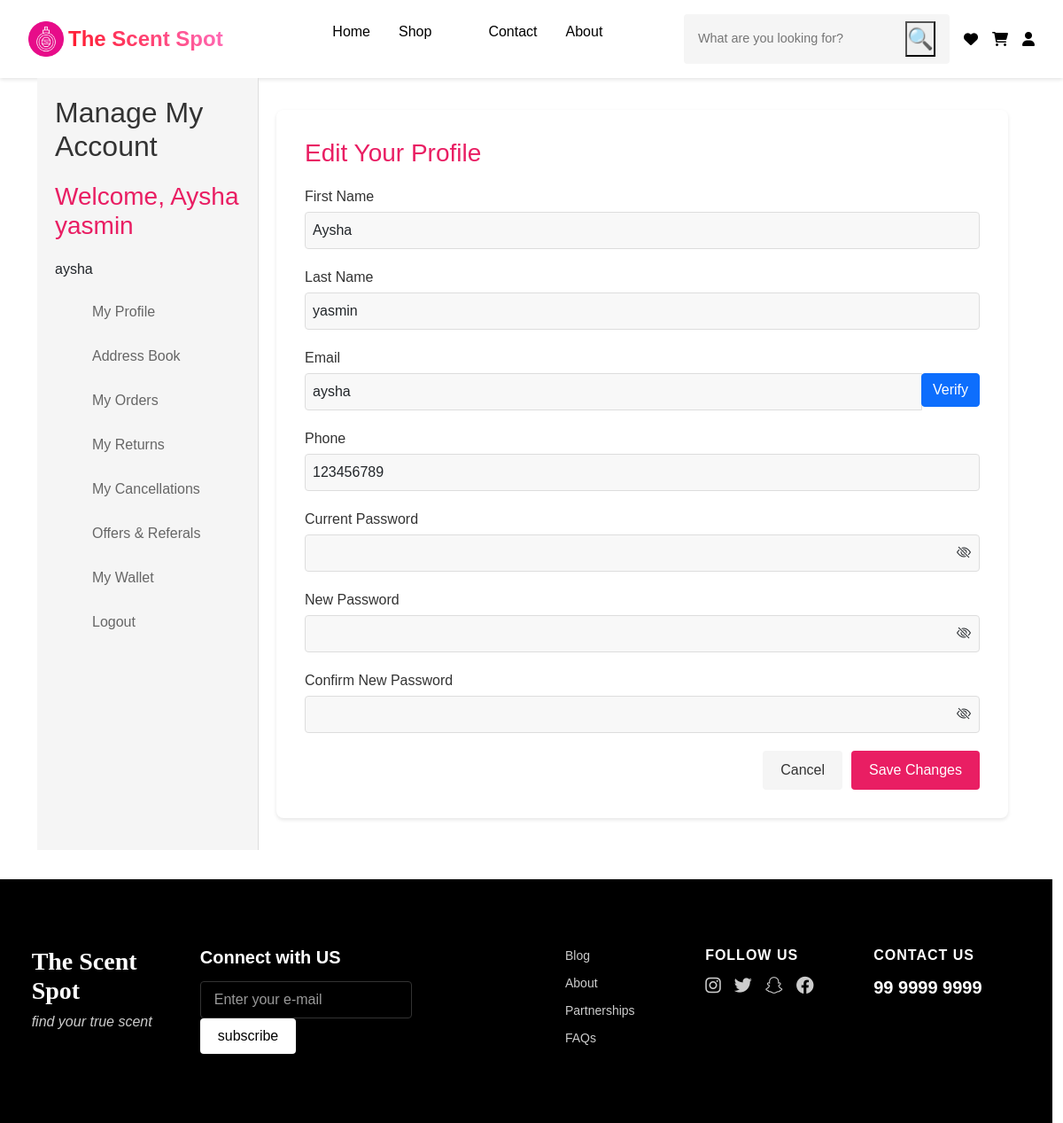
The app's page /account (signed in) with its own data.
### core/models/customer.py (models this page shows, shortened)
class Customer(models.Model):
    first_name = models.CharField(max_length=50, null=True)
    last_name = models.CharField(max_length=50, null=True)
    email = models.EmailField(null=True)
    phone = models.CharField(max_length=10, null=True)
    gender = models.CharField(max_length=10, default="", null=True)
    password = models.CharField(max_length=150, null=True)
    created_at = models.DateTimeField(auto_now_add=True, null = True)
    referral_code = models.CharField(max_length=10, unique=True, null=True, blank=True)
    referred_by = models.ForeignKey('self', on_delete=models.SET_NULL, null=True, blank=True, related_name='referrals')

### core/views/account.py (the view, shortened to what this page needs)
# urls.py: path("account",account.Account.as_view(), name="account"),
class Account(LoginRequiredMixin, View):
    template_name = 'account.html'
    login_url = '/user_login/'
    form_class = CustomerProfileForm
    def get(self, request):
        try:
            customer = Customer.objects.get(email=request.user.username)
            if not customer.first_name and request.user.first_name:
                customer.first_name = request.user.first_name
                customer.save()
            if not customer.last_name and request.user.last_name:
                customer.last_name = request.user.last_name
                customer.save()
        except Customer.DoesNotExist:
            customer = Customer.objects.create(
                email=request.user.username,
                first_name=request.user.first_name or "",
                last_name=request.user.last_name or "",
                phone=""  # Explicitly set phone to empty string
            )
        context = self.get_context_data()
        return render(request, self.template_name, context)
    def get_context_data(self, **kwargs):
        try:
            customer = Customer.objects.get(email=self.request.user.username)
            if not customer.referral_code:
                customer.generate_referral_code()
            if customer.phone == customer.first_name:
                customer.phone = ""
                customer.save()
            if not customer.first_name:
                customer.first_name = self.request.user.first_name or ""
            if not customer.last_name:
                customer.last_name = self.request.user.last_name or ""
            if not customer.phone:
                customer.phone = ""
            if not customer.email:
                customer.email = self.request.user.username or ""
            orders = Order.objects.filter(customer=customer)
            discount = self.request.session.get('discount', 0)
            for order in orders:
                order.subtotal = order.price * order.quantity
                order.discount = discount
                order.convenience_fee = 99
                order.final_total = order.subtotal - discount + 99
            cancelled_orders = Order.objects.filter(customer=customer, status='cancelled')
            for order in cancelled_orders:
                order.subtotal = order.price * order.quantity
                order.discount = discount
                order.convenience_fee = 99
                order.final_total = order.subtotal - discount + 99
            referral_offers = ReferralOffer.objects.filter(
                name__contains=f"Referral Bonus for {customer.first_name}",
                active=True
            )
            referrals = Customer.objects.filter(referred_by=customer)
            wallet = Wallet.objects.filter(user=self.request.user).first()
            wallet_transactions = []
            if wallet:
                wallet_transactions = WalletTransaction.objects.filter(wallet=wallet).order_by('-created_at')
            return_requests = ReturnRequest.objects.filter(order__customer=customer)
            addresses = Address.objects.filter(customer=customer)
            return {
                'customer': customer,
                'orders': orders,  # Only show this customer's orders
                'cancelled_orders': cancelled_orders,  # Add cancelled orders to context
                'referral_offers': referral_offers,
                'referrals': referrals,
                'wallet': wallet,
                'wallet_transactions': wallet_transactions,
                'return_requests': return_requests,
                'addresses': addresses,
                'user': self.request.user
            }
        except Customer.DoesNotExist:
            customer = Customer.objects.create(
                email=self.request.user.username,
                first_name=self.request.user.first_name or "",
                last_name=self.request.user.last_name or "",
                phone=""
            )
            customer.generate_referral_code()
            return {
                'customer': customer,
                'orders': [],
                'referral_offers': [],
                'referrals': [],
                'wallet': Wallet.objects.filter(user=self.request.user).first(),
                'wallet_transactions': [],
                'return_requests': [],
                'addresses': [],
                'user': self.request.user
            }

### core/templatetags/custom_filters.py (called while the page is built)
@register.filter
def multiply(value, arg):
    return value * arg

### core/templates/account.html (shortened to what this page needs)
{% extends "base.html" %}
{%  load static %}
{% block css%}
    <link href="static/css/account.css" rel="stylesheet" type="text/css">
    <link rel="stylesheet" href="https://cdn.jsdelivr.net/npm/bootstrap-icons@1.11.1/font/bootstrap-icons.css">
{% endblock %}
{% block content %}
{% load custom_filters %}
    <div class="container">
        <div class="sidebar">
            <h2>Manage My Account</h2>
            <div class="user-info">
                <h3>Welcome, {{ customer.first_name }} {{ customer.last_name }}</h3>
                <p>{{ customer.email }}</p>
            </div>
            <ul>
                <li><a href="#profile">My Profile</a></li>
                <li><a href="#address">Address Book</a></li>
                <li><a href="#orders">My Orders</a></li>
                <li><a href="#returns">My Returns</a></li>
                <li><a href="#cancellations">My Cancellations</a></li>
                <li><a href="#offers">Offers & Referals</a></li>
                <li><a href="#wallet">My Wallet</a></li>
                <li><a href="{% url 'user_logout' %}">Logout</a></li>
            </ul>
        </div>
        <div class="main-content">
            <section id="profile" class="content-section">
                <h3>Edit Your Profile</h3>
                <form method="POST">
                    <div class="form-group">
                        <label>First Name</label>
                        <input type="text" name="first_name" value="{{ customer.first_name }}" class="form-control">
                    </div>
                    <div class="form-group">
                        <label>Last Name</label>
                        <input type="text" name="last_name" value="{{ customer.last_name }}" class="form-control">
                    </div>
                    <div class="form-group">
                        <label>Email</label>
                        <div class="input-group">
                            <input type="email" name="email" value="{{ customer.email }}" class="form-control" required>
                            <div class="input-group-append">
                                <button type="button" class="btn btn-primary" onclick="verifyEmail()">Verify</button>
                            </div>
                        </div>
                    </div>
                    <div class="form-group">
                        <label>Phone</label>
                        <input type="text" name="phone" value="{% if customer.phone != customer.first_name %}{{ customer.phone }}{% endif %}" class="form-control">
                    </div>
                    <div class="form-group">
                        <label>Current Password</label>
                        <div style="position: relative;">
                            <input type="password" name="current_password" id="currentPassword" class="form-control">
                            <span style="position: absolute; right: 10px; top: 50%; transform: translateY(-50%); cursor: pointer;"
                                onclick="togglePasswordVisibility('currentPassword')">
                                <i class="bi bi-eye-slash" id="toggleCurrentPassword"></i>
                            </span>
                        </div>
                    </div>
                    <div class="form-group">
                        <label>New Password</label>
                        <div style="position: relative;">
                            <input type="password" name="new_password" id="newPassword" class="form-control">
                            <span style="position: absolute; right: 10px; top: 50%; transform: translateY(-50%); cursor: pointer;"
                                onclick="togglePasswordVisibility('newPassword')">
                                <i class="bi bi-eye-slash" id="toggleNewPassword"></i>
                            </span>
                        </div>
                    </div>
                    <div class="form-group">
                        <label>Confirm New Password</label>
                        <div style="position: relative;">
                            <input type="password" name="confirm_password" id="confirmPassword" class="form-control">
                            <span style="position: absolute; right: 10px; top: 50%; transform: translateY(-50%); cursor: pointer;"
                                onclick="togglePasswordVisibility('confirmPassword')">
                                <i class="bi bi-eye-slash" id="toggleConfirmPassword"></i>
                            </span>
                        </div>
                    </div>
                    <div class="button-group">
                        <a href="{% url 'profile' %}" class="button button-secondary">Cancel</a>
                        <button type="submit" class="button button-primary">Save Changes</button>
                    </div>
                </form>
            </section>
        </div>
    </div>
{% endblock %}

### core/static/css/base.css (style rules this page uses)
* { margin: 0; padding: 0; box-sizing: border-box; font-family: -apple-system, BlinkMacSystemFont, 'Segoe UI', Roboto, Oxygen, Ubuntu, Cantarell, sans-serif; }
a { text-decoration: none; color: #000; }

### core/static/css/account.css (style rules this page uses)
* { margin: 0; padding: 0; box-sizing: border-box; font-family: Arial, sans-serif; }
.container { display: flex; min-height: 100vh; }
.sidebar { width: 250px; background-color: #f5f5f5; padding: 20px; border-right: 1px solid #ddd; }
.sidebar h2 { color: #333; margin-bottom: 20px; }
.sidebar ul { list-style: none; }
.sidebar ul li { margin-bottom: 10px; }
.sidebar ul li a { color: #666; text-decoration: none; display: block; padding: 8px 10px; border-radius: 4px; transition: all 0.3s ease; }
.main-content { flex: 1; padding: 20px; }
.content-section { display: none; padding: 20px; background: white; border-radius: 8px; box-shadow: 0 2px 4px rgba(0,0,0,0.1); }
#profile:not(:target):not(:has(~ :target)) { display: block; }
.form-group { margin-bottom: 20px; }
.form-group label { display: block; margin-bottom: 5px; color: #333; }
.form-group input { width: 100%; padding: 8px; border: 1px solid #ddd; border-radius: 4px; background-color: #f8f8f8; }
.button-group { display: flex; gap: 10px; justify-content: flex-end; margin-top: 20px; }
.button { padding: 10px 20px; border: none; border-radius: 4px; cursor: pointer; }
.button-primary { background-color: #e91e63; color: white; }
.button-secondary { background-color: #f5f5f5; color: #333; }
h3 { color: #e91e63; margin-bottom: 20px; }
.content-section { padding: 2rem; margin: 1rem 0; }

### records on screen
Customer: first_name "Aysha", last_name "yasmin", email "aysha", phone "123456789"
